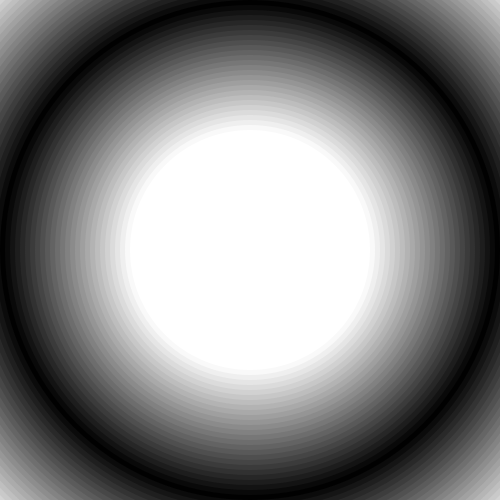
Frame 1 (no input)
Frame 60 (the mouse pressed at the canvas centre just before this capture): identical to frame 1, image omitted
Frame 120 (the mouse held since frame 60 and released just before this capture): identical to frame 1, image omitted

The Processing sketch that drew this single still picture (run headless with seeded random() and noise(); from frame 60 on, the mouse is pressed at the canvas centre):

// Processing sketch: circle_expands
// ── circle_expands.pde
void setup(){
  size(500, 500);
}

void draw(){
  background(0);
  ellipseMode(CENTER);
  int cir=1000;

  while(cir>0){
   noStroke();
   float distance = abs(499-cir);
   fill(distance);
   ellipse(width/2,height/2,cir,cir);
   cir-=10;
  }
}
